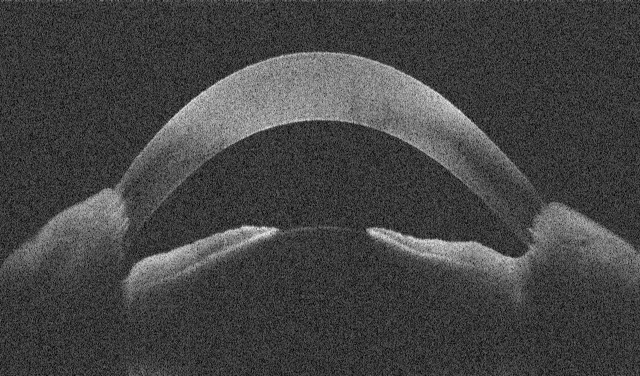
#> input picture VSCAN_0027_190.png, 640 x 376 px
$ python -i read_model6.py   (imports and definitions only)
#> lines starting #> are read from the running program, lines starting #| are printed output that depends on the picture
#> further down, picture is the input picture: shape (376, 640); min 0, max 239, mean 67.6
# from keras_segmentation.predict import predict
# from curses import raw
from tensorflow.keras.models import Model, model_from_json
import random
import matplotlib.pyplot as plt
import cv2
import six
import numpy as np
import os
import time
import scipy.io
import shutil
import os
from PIL import Image

#TODO: read in .raw file -> actual files in OCT
    # scaled intensity values
    # E:\YKL\Thorlabs VSCAN Labeling\scripts\functions\loadvscan_v5.m
    # E:\YKL\Thorlabs VSCAN Labeling\scripts\extractBSCAN4Labeling.m
    # E:\YKL\Thorlabs VSCAN Labeling\scripts\extractVSCAN4Labeling.m

# [21 lines left out: function initialize, not called in this run]


class DataLoaderError(Exception):
    pass

# [75 lines left out: functions predict, get_image_array, not called in this run]

def preprocess_for_inference(img):
    X_test_test = []

    resized_img = cv2.equalizeHist(np.clip(cv2.resize(img,(384, 352), interpolation = cv2.INTER_NEAREST),0,255))
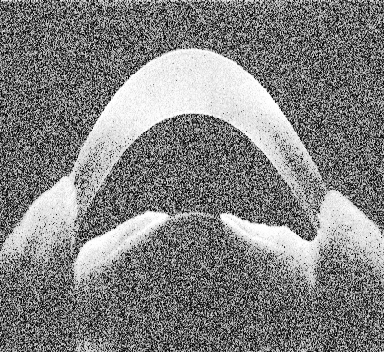
#> resized_img: shape (352, 384); min 0, max 255, mean 129.1
    resized_denoised_img = cv2.fastNlMeansDenoising(resized_img,10,7,21)
    resized_denoised_img = cv2.cvtColor(resized_denoised_img,cv2.COLOR_GRAY2RGB)
#> resized_denoised_img: shape (352, 384, 3)
    X_test_test = resized_denoised_img

    return X_test_test

def run_test(inp_array):
    out = predict(model=loaded_model, inp=inp_array)
    return out


# [15 lines left out: function read_bscan, not called in this run]


# [30 lines of commented-out code are left out]
# [19 lines not run here, left out]


# [44 lines of commented-out code are left out]

>>> import cv2
>>> picture = cv2.imread('VSCAN_0027_190.png', cv2.IMREAD_GRAYSCALE)
>>> result = preprocess_for_inference(picture)
